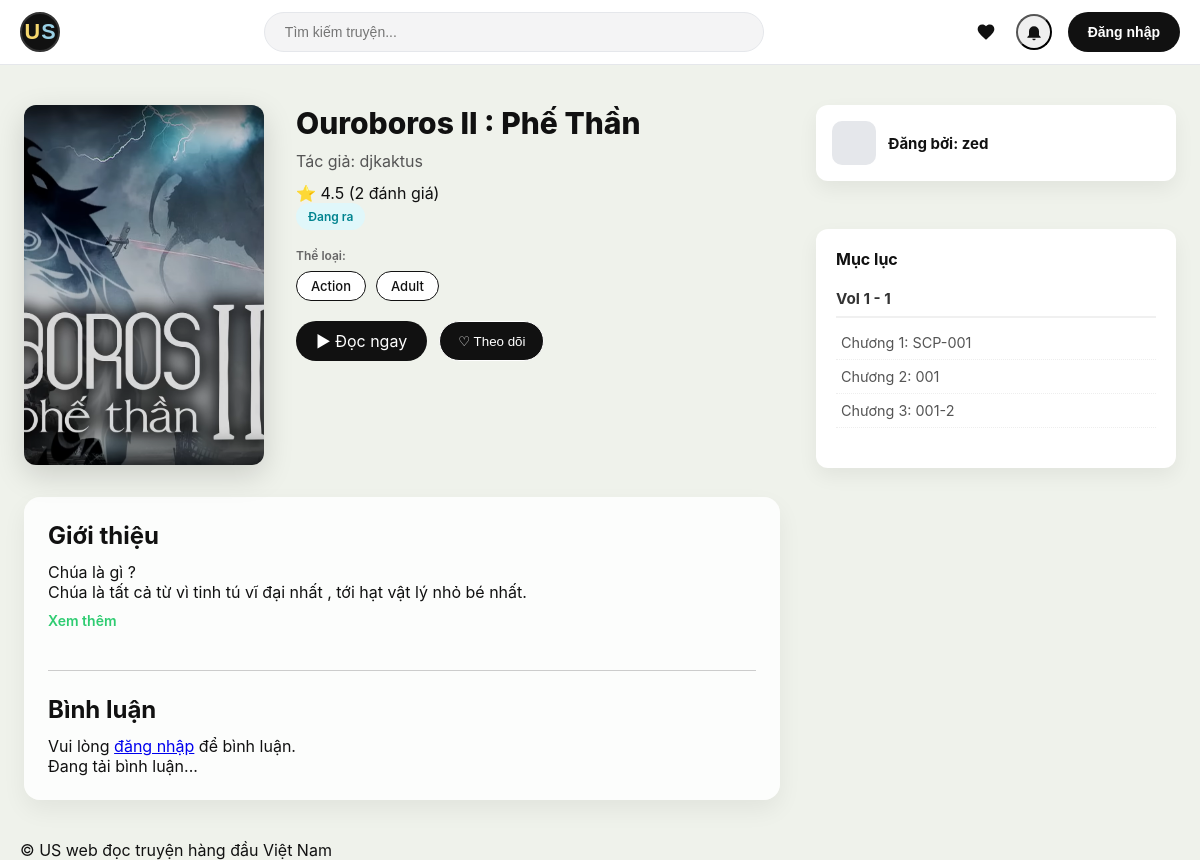
Page /truyen/ouroboros-ii-phe-than/ on the committed database.
### doctruyen/models.py (models this page shows, shortened)
class Truyen(models.Model):
    STATUS_CHOICES = [
        ('dang_ra', 'Đang ra'),
        ('hoan_thanh', 'Hoàn thành'),
        ('tam_ngung', 'Tạm ngưng'),
    ]
    ten = models.CharField(max_length=200)
    tac_gia = models.CharField(max_length=100)
    mo_ta = models.TextField(blank=True)
    anh = models.ImageField(upload_to="truyen/", blank=True, null=True)
    slug = models.SlugField(max_length=200, unique=True, blank=True)
    ngay_dang = models.DateField(auto_now_add=True)
    trang_thai = models.CharField(max_length=20, choices=STATUS_CHOICES, default='dang_ra')
    genres = models.ManyToManyField(Genre, blank=True, related_name="truyens")
    author = models.ForeignKey(
        settings.AUTH_USER_MODEL,
        on_delete=models.CASCADE,
        related_name="truyen_da_dang"
    )
    editors = models.ManyToManyField(
        settings.AUTH_USER_MODEL,
        blank=True,
        related_name="truyen_duoc_uy_quyen"
    )
    class Meta:
        ordering = ["-ngay_dang"]
    @property
    def get_anh_url(self):
        if self.anh and hasattr(self.anh, 'url'):
            return self.anh.url
        return static('img/cover_default.jpg')
    @property
    def diem_trung_binh(self):
        ratings = self.ratings.all()
        if not ratings:
            return 0
        return sum([r.diem for r in ratings]) / len(ratings)
    @property
    def so_luong_danh_gia(self):
        return self.ratings.count()
    @property
    def trang_thai_display(self):
        return dict(self.STATUS_CHOICES).get(self.trang_thai, 'Không xác định')

class Rating(models.Model):
    RATING_CHOICES = [
        (1, '1 ⭐'),
        (2, '2 ⭐'),
        (3, '3 ⭐'),
        (4, '4 ⭐'),
        (5, '5 ⭐'),
    ]
    truyen = models.ForeignKey(Truyen, on_delete=models.CASCADE, related_name="ratings")
    user = models.ForeignKey(settings.AUTH_USER_MODEL, on_delete=models.CASCADE, related_name="ratings")
    diem = models.PositiveIntegerField(choices=RATING_CHOICES)
    ngay_tao = models.DateTimeField(auto_now_add=True)
    ngay_cap_nhat = models.DateTimeField(auto_now=True)
    class Meta:
        unique_together = ("truyen", "user")
        ordering = ["-ngay_cap_nhat"]

class Genre(models.Model):
    name = models.CharField(max_length=100, unique=True)
    slug = models.SlugField(max_length=100, unique=True, blank=True)
    class Meta:
        ordering = ["name"]

class Volume(models.Model):
    truyen = models.ForeignKey(
        Truyen,
        on_delete=models.CASCADE,
        related_name="volumes"
    )
    so_volume = models.PositiveIntegerField()
    ten = models.CharField(max_length=200, blank=True)
    mo_ta = models.TextField(blank=True, null=True)
    class Meta:
        ordering = ["so_volume"]
        unique_together = ("truyen", "so_volume")

class Chuong(models.Model):
    volume = models.ForeignKey(
        Volume,
        on_delete=models.CASCADE,
        related_name="chuongs",
        null=True
    )
    so_chuong = models.PositiveIntegerField()
    ten = models.CharField(max_length=200)
    noi_dung = models.TextField()
    ngay_dang = models.DateTimeField(auto_now_add=True)
    slug = models.SlugField(max_length=250, blank=True)
    class Meta:
        ordering = ["so_chuong"]
        unique_together = ("volume", "slug")

### doctruyen/views.py (the view)
# urls.py: path('truyen/<slug:slug>/', views.truyen_detail, name='truyen-detail'),
def truyen_detail(request, slug):
    truyen = get_object_or_404(Truyen, slug=slug)
    genres = truyen.genres.all()
    volumes = truyen.volumes.all().prefetch_related('chuongs')
    comments = Comment.objects.filter(truyen=truyen).select_related("user")
    can_edit = False
    if request.user.is_authenticated:
        can_edit = (request.user == truyen.author or
                    request.user in truyen.editors.all() or
                    request.user.is_staff)
    return render(request, 'doctruyen/truyen_detail.html', {
        'truyen': truyen,
        'genres': genres,
        'volumes': volumes,
        'comments': comments,
        'can_edit': can_edit
    })

### doctruyen/templates/doctruyen/truyen_detail.html (shortened to what this page needs)
{% extends 'base.html' %}
{% block content %}
<div class="story-detail-page">
  <div class="story-detail-container">
    <div class="story-detail-layout">
      <div class="story-left">
        <div class="story-header-flex">
          <div class="story-cover-wrapper">
            <img src="{{ truyen.get_anh_url }}" alt="{{ truyen.ten }}">
          </div>
          <div class="story-main-info">
            <h1 class="story-title-detail">{{ truyen.ten }}</h1>
            <p class="story-author">Tác giả: {{ truyen.tac_gia }}</p>
            <div class="story-rating" id="ratingDisplay">
              ⭐ <span id="ratingValue">{{ truyen.diem_trung_binh|floatformat:1 }}</span>
              (<span id="ratingCount">{{ truyen.so_luong_danh_gia }}</span> đánh giá)
            </div>
            <span class="badge-status badge-{{ truyen.trang_thai }}">{{ truyen.trang_thai_display }}</span>
            {% if genres %}
            <div class="story-genres">
              <h4 style="font-size: 12px; font-weight: 600; color: #666; margin-bottom: 8px;">Thể loại:</h4>
              <div class="genres-container">
                {% for genre in genres %}
                  <a href="/the-loai/{{ genre.slug }}/" class="genre-tag">
                    {{ genre.name }}
                  </a>
                {% endfor %}
              </div>
            </div>
            {% endif %}
            <div class="story-actions">
              <a href="{% url 'read-now' truyen.slug %}" class="btn-primary" id="readNowBtn">▶ Đọc ngay</a>
              <button class="btn-outline" id="followBtn">♡ Theo dõi</button>
            </div>
          </div>
        </div>
        <div class="story-left-box">
          <h2>Giới thiệu</h2>
          <div id="desc" class="story-description-text">
            {{ truyen.mo_ta|linebreaks }}
          </div>
          <span id="toggleDesc" class="read-more" style="cursor: pointer; color: #2ecc71; font-weight: 600;">Xem thêm</span>
          <div class="comment-section">
            <h2>Bình luận</h2>
            {% if user.is_authenticated %}
            <form id="commentForm" class="comment-box">
              {% csrf_token %}
              <textarea id="commentInput" name="noi_dung" placeholder="Nhập bình luận..."></textarea>
              <button type="submit" class="btn-primary" style="margin-top: 10px; border: none; cursor: pointer;">Gửi</button>
            </form>
            {% else %}
            <p class="muted-text">Vui lòng <a href="#" onclick="document.getElementById('openAuth').click(); return false;">đăng nhập</a> để bình luận.</p>
            {% endif %}
            <div id="commentsList" class="comments-list">
              <p class="loading-text">Đang tải bình luận...</p>
            </div>
          </div>
        </div>
      </div>
      <aside class="story-right">
        <div class="translator-card">
          <div class="translator-header">
            <div class="translator-avatar"></div>
            <div class="translator-name">
                {% if truyen.author %}
                    Đăng bởi: {{ truyen.author.username }}
                {% else %}
                    Chưa có thông tin người dịch
                {% endif %}
            </div>
          </div>
        </div>
        <div class="sidebar-box">
          <h4 class="sidebar-title">Mục lục</h4>
          <div class="volume-navigation" style="max-height: 800px; overflow-y: auto;">
            {% for volume in volumes %}
            <div class="volume-group" style="margin-bottom: 20px;">
              <div class="volume-label" style="font-weight: 700; font-size: 0.95rem; padding: 8px 0; border-bottom: 2px solid #f0f0f0; margin-bottom: 8px; color: #333;">
                Vol {{ volume.so_volume }}
                {% if volume.ten and volume.ten != volume.so_volume|stringformat:"s" and volume.ten != "Vol " %}
                    {% if "Vol" not in volume.ten %} - {{ volume.ten }}{% else %} - {{ volume.ten|cut:"Vol "|cut:"Vol" }}{% endif %}
                {% endif %}
              </div>
              <ul class="chapter-list" style="list-style: none; padding: 0; margin: 0;">
                {% for c in volume.chuongs.all %}
                <li style="border-bottom: 1px dotted #eee;">
                  <a href="{% url 'chuong-detail' truyen.slug c.slug %}" style="display: block; padding: 8px 5px; color: #555; text-decoration: none; font-size: 0.9rem;">
                    Chương {{ c.so_chuong }}: {{ c.ten }}
                  </a>
                </li>
                {% empty %}
                <li class="muted-text" style="padding: 5px; font-size: 0.85rem; color: #999;">Chưa có chương</li>
                {% endfor %}
              </ul>
            </div>
            {% empty %}
            <div class="muted-text" style="padding: 10px 0;">Chưa có tập nào</div>
            {% endfor %}
          </div>
        </div>
      </aside>
    </div>
  </div>
</div>
{% endblock %}

### static/css/style.css (style rules this page uses)
*, *::before, *::after { box-sizing: border-box; margin: 0; padding: 0; }
body { background-color: #EFF2EB; font-family: -apple-system, BlinkMacSystemFont, "Segoe UI", Roboto, sans-serif; color: #111; }
.story-detail-page .story-detail-container { max-width: 1600px; margin: 0 auto; padding: 40px 24px; }
.story-detail-page .story-header-flex { display: flex; gap: 32px; margin-bottom: 32px; }
.story-detail-page .story-cover-wrapper { width: 240px; aspect-ratio: 2 / 3; border-radius: 12px; overflow: hidden; flex-shrink: 0; box-shadow: 0 10px 30px rgba(0,0,0,.15); }
.story-detail-page .story-cover-wrapper img { width: 100%; height: 100%; object-fit: cover; }
.story-detail-page .story-main-info { flex: 1; }
.story-detail-page .story-title-detail { font-size: 30px; font-weight: 800; margin-bottom: 10px; }
.story-detail-page .story-author { color: #555; margin-bottom: 12px; }
.story-detail-page .story-genres { margin: 18px 0; }
.story-detail-page .genres-container { display: flex; gap: 10px; flex-wrap: wrap; }
.story-detail-page .genre-tag { display: inline-block; padding: 6px 14px; font-size: 13px; font-weight: 500; border-radius: 999px; background: #ffffff; color: #111; text-decoration: none; border: 1.5px solid #111; transition: all 0.2s ease; }
.story-detail-page .story-actions { display: flex; gap: 12px; margin: 20px 0; }
.story-detail-page .btn-primary { background: #111; color: #fff; padding: 10px 20px; border-radius: 999px; text-decoration: none; }
.story-detail-page .btn-outline { border: 1px solid #ffffff; color: #ffffff; background: #111; padding: 10px 18px; border-radius: 999px; }
.story-detail-page .story-detail-layout { display: grid; grid-template-columns: minmax(0,1fr) 360px; gap: 36px; align-items: stretch; }
.story-detail-page .story-right { display: flex; flex-direction: column; gap: 24px; align-self: stretch; }
.sidebar-box { background: #fff; border-radius: 12px; padding: 20px; box-shadow: 0 8px 20px rgba(0,0,0,.06); }
.sidebar-title { font-size: 16px; font-weight: 700; margin-bottom: 12px; }
.chapter-list li a { padding: 10px 0; display: block; }
.story-detail-page .comment-section { margin-top: 40px; padding-top: 24px; border-top: 1px solid #ccc; }
.story-left-box { background: rgba(255,255,255,0.85); border-radius: 16px; padding: 24px; box-shadow: 0 10px 25px rgba(0,0,0,0.06); }
.story-left-box h2 { margin-bottom: 12px; }
.translator-card { background: #fff; border-radius: 12px; margin-bottom: 24px; box-shadow: 0 8px 20px rgba(0,0,0,.06); overflow: hidden; }
.translator-header { padding: 16px; display: flex; align-items: center; gap: 12px; }
.translator-avatar { width: 44px; height: 44px; border-radius: 10px; background: #e5e7eb; flex-shrink: 0; }
.translator-name { font-weight: 700; font-size: 15px; color: #111; }
.story-right { display: flex; flex-direction: column; height: 100%; }
.story-description-text { max-height: 40px; overflow: hidden; position: relative; transition: max-height 0.3s ease-out; }
.read-more { display: inline-block; margin-top: 10px; cursor: pointer; color: #2ecc71; font-weight: 600; font-size: 14px; }

### static/css/login.css (style rules this page uses)
:root { --auth-yellow: #fff3c4; --auth-yellow-strong: #ffe08a; --auth-blue: #e6f4ff; --auth-blue-strong: #7ec8ff; --auth-text-main: #1f2937; --auth-text-sub: #6b7280; --auth-border: #e5e7eb; --auth-danger: #ef4444; --auth-radius: 18px; --auth-gradient: linear-gradient( 135deg, #6366f1 0%, #ec4899 100% ); }

### doctruyen/templates/doctruyen/truyen_detail.html (style rules this page uses)
.badge-status { display: inline-block; padding: 6px 12px; border-radius: 20px; font-size: 12px; font-weight: 600; margin-right: 8px; }
.badge-dang_ra { background: #e0f7fa; color: #00838f; }

### rows in the picture
Truyen: get_anh_url (picture), ten "Ouroboros II : Phế Thần", tac_gia "djkaktus", diem_trung_binh "4.5", so_luong_danh_gia "2", trang_thai_display "Đang ra", mo_ta "Chúa là gì ? Chúa là tất cả từ vì tinh tú vĩ đại nhất , tới hạt vật lý nhỏ bé nhất.", author.username "zed"
Genre: name "Action"
Genre: name "Adult"
Volume: so_volume "1", ten "1"
Chuong: so_chuong "1", ten "SCP-001"
Chuong: so_chuong "2", ten "001"
Chuong: so_chuong "3", ten "001-2"
